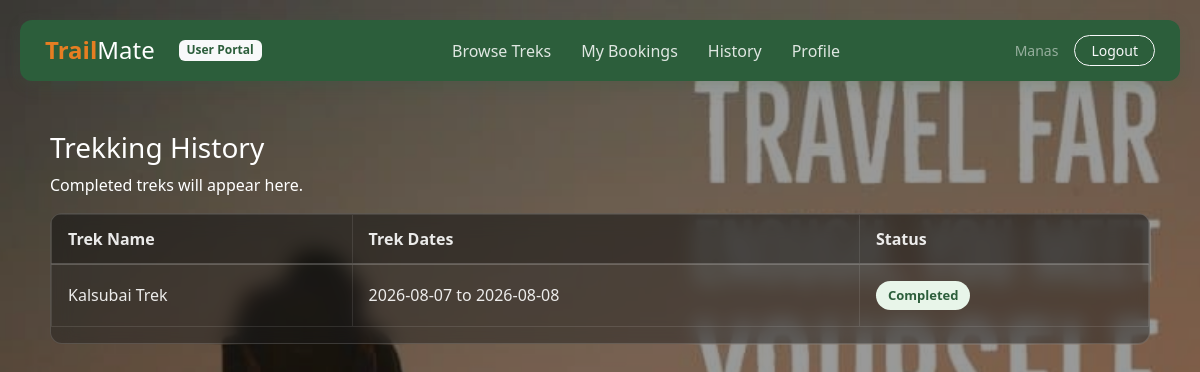
The page /user/history (signed in) on the database its author committed.
### models.py (models this page shows)
class User(db.Model, UserMixin):
    id = db.Column(db.Integer, primary_key=True)
    name = db.Column(db.String(100), nullable=False)
    email = db.Column(db.String(120), unique=True, nullable=False)
    password = db.Column(db.String(200), nullable=False)
    role = db.Column(db.String(20), nullable=False, default='user')
    contact_details = db.Column(db.String(200), nullable=True)
    status = db.Column(db.String(20), nullable=False, default='Active')  # Active/Inactive/Pending
    assigned_treks = db.relationship('Trek', backref='assigned_staff', lazy=True)
    bookings = db.relationship('Booking', backref='user', lazy=True)

class Booking(db.Model):
    booking_id = db.Column(db.Integer, primary_key=True)
    user_id = db.Column(db.Integer, db.ForeignKey('user.id'), nullable=False)
    trek_id = db.Column(db.Integer, db.ForeignKey('trek.trek_id'), nullable=False)
    booking_date = db.Column(db.DateTime, nullable=False, default=datetime.utcnow)
    status = db.Column(db.String(50), nullable=False, default='Booked')  # Booked/Cancelled

class Trek(db.Model):
    trek_id = db.Column(db.Integer, primary_key=True)
    trek_name = db.Column(db.String(150), nullable=False)
    location = db.Column(db.String(150), nullable=False)
    difficulty = db.Column(db.String(50), nullable=False)
    duration = db.Column(db.String(50), nullable=False)  # e.g., '5 Days'
    available_slots = db.Column(db.Integer, nullable=False)
    assigned_staff_id = db.Column(db.Integer, db.ForeignKey('user.id'), nullable=True)
    status = db.Column(db.String(50), nullable=False, default='Open')  # Open/Started/Completed
    start_date = db.Column(db.Date, nullable=False)
    end_date = db.Column(db.Date, nullable=False)
    bookings = db.relationship('Booking', backref='trek', lazy=True)

### routes/user.py (the view)
@user_bp.route('/history')
@login_required
@user_required
def history():
    history_bookings = Booking.query.join(Trek).filter(
        Booking.user_id == current_user.id, Trek.status == 'Completed').all()
    return render_template('user/trekking_history.html', history=history_bookings)

### routes/user.py (called while the page is built)
def user_required(f):
    @wraps(f)
    def decorated_function(*args, **kwargs):
        if not current_user.is_authenticated or current_user.role != 'user':
            flash('Access Denied. Trekker account required.', 'warning')
            return redirect(url_for('auth.login'))
        return f(*args, **kwargs)
    return decorated_function

### templates/user/trekking_history.html (shortened to what this page needs)
{% extends "user/user_layout.html" %}
{% block user_content %}
<h3 class="page-title">Trekking History</h3>
<p class="page-subtitle">Completed treks will appear here.</p>
<div class="table-box">
    <table class="table table-bordered">
        <thead>
            <tr>
                <th>Trek Name</th>
                <th>Trek Dates</th>
                <th>Status</th>
            </tr>
        </thead>
        <tbody>
            {% for booking in history %}
            <tr>
                <td>{{ booking.trek.trek_name }}</td>
                <td>{{ booking.trek.start_date }} to {{ booking.trek.end_date }}</td>
                <td><span class="status-badge status-{{ booking.trek.status|lower }}">{{ booking.trek.status }}</span></td>
            </tr>
            {% else %}
            <tr>
                <td colspan="3" class="text-center text-muted">No completed treks yet.</td>
            </tr>
            {% endfor %}
        </tbody>
    </table>
</div>
{% endblock %}

### templates/user/user_layout.html
{% extends "base.html" %}
{% block content %}
<div class="nav-island">
    <div class="d-flex align-items-center">
        <h4 class="mb-0 me-4"><span class="logo-trail">Trail</span><span class="logo-mate">Mate</span></h4>
        <span class="badge bg-light text-green me-3">User Portal</span>
    </div>
    <div class="nav-island-links d-flex align-items-center flex-wrap">
        <a href="{{ url_for('user.dashboard') }}">Browse Treks</a>
        <a href="{{ url_for('user.my_bookings') }}">My Bookings</a>
        <a href="{{ url_for('user.history') }}">History</a>
        <a href="{{ url_for('user.profile') }}">Profile</a>
    </div>
    <div class="d-flex align-items-center">
        <span class="text-white-50 small text-truncate me-3">{{ current_user.name }}</span>
        <a href="{{ url_for('auth.logout') }}" class="btn btn-outline-light btn-sm rounded-pill px-3">Logout</a>
    </div>
</div>
<div class="floating-card">
    {% block user_content %}{% endblock %}
</div>
{% endblock %}

### static/css/style.css (style rules this page uses)
:root { --green: #2c5e3b; --dark-green: #1f4229; --blue: #3b5b78; --dark-blue: #2a4157; --orange: #e67e22; --dark-orange: #cc701e; --bg-light: #f7f9f8; --text-dark: #2c3e50; --text-light: #7f8c8d; --line: #e2e8f0; }
body { margin: 0; font-family: "Segoe UI", Arial, sans-serif; color: var(--text-dark); background: url('../images/user-bg.jpg') center center / cover no-repeat fixed; background-color: var(--bg-light); position: relative; min-height: 100vh; }
body::before { content: ""; position: fixed; top: 0; left: 0; right: 0; bottom: 0; background: rgba(0, 0, 0, 0.4); z-index: -1; }
.text-green { color: var(--green) !important; }
.nav-island { background-color: var(--green); border-radius: 12px; margin: 20px; padding: 15px 25px; box-shadow: 0 4px 15px rgba(44, 94, 59, 0.2); display: flex; justify-content: space-between; align-items: center; }
.nav-island-links a { color: rgba(255, 255, 255, 0.85); text-decoration: none; margin: 0 15px; font-weight: 500; transition: color 0.2s; }
.floating-card { background-color: transparent; margin: 0 20px 30px 20px; padding: 30px; color: white; }
.floating-card h1, .floating-card h2, .floating-card h3, .floating-card h4, .floating-card h5, .floating-card h6, .floating-card p { color: white !important; }
.logo-trail { color: var(--orange); font-weight: 800; }
.logo-mate { color: #ffffff; font-weight: 300; }
.status-badge { display: inline-block; padding: 5px 12px; border-radius: 20px; font-size: 13px; font-weight: 600; }
.status-ongoing, .status-completed { background-color: #e8f5e9; color: var(--green); }
.table-box { background: rgba(30, 30, 30, 0.45) !important; backdrop-filter: blur(10px); -webkit-backdrop-filter: blur(10px); border-radius: 12px; border: 1px solid rgba(255, 255, 255, 0.15); overflow: hidden; color: white; }
.table-box table, .table-box thead, .table-box tbody, .table-box tr, .table-box th, .table-box td { background-color: transparent !important; --bs-table-bg: transparent; border-color: rgba(255, 255, 255, 0.1) !important; }
.table-box thead { background-color: rgba(0, 0, 0, 0.2) !important; }
.table-box th { color: rgba(255, 255, 255, 0.9) !important; font-weight: 600; padding: 12px 16px; border-bottom: 2px solid rgba(255, 255, 255, 0.2) !important; }
.table-box td { padding: 16px; vertical-align: middle; color: rgba(255, 255, 255, 0.9) !important; }

### rows shown on the page
User: name "Manas"
Booking: trek.trek_name "Kalsubai Trek", trek.start_date "2026-08-07", trek.end_date "2026-08-08", trek.status "Completed"
